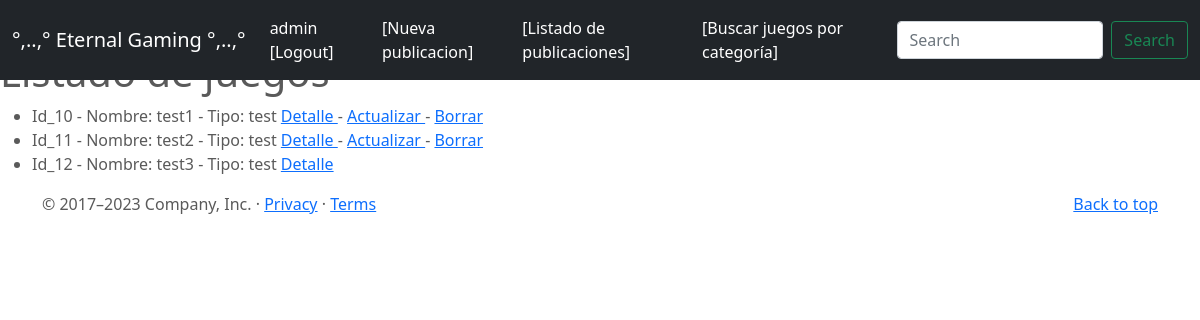
Page /juegos/ (signed in) on the committed database.
### entrega_final_app/models.py (models this page shows, shortened)
class Juegos(models.Model):
    nombre = models.CharField(max_length=50)
    tipo = models.CharField(max_length=50)
    rating = models.CharField(max_length=2)
    categoria = models.CharField(max_length=50)
    opinion = models.TextField(max_length=500)
    publisher = models.ForeignKey(to = User, on_delete=models.CASCADE, related_name="publisher")
    imagen = models.ImageField(upload_to="posts", null=True, blank=True)

### entrega_final_app/views.py (the view)
# urls.py: path('juegos/',mostrar_juegos, name = "juegos"),
def mostrar_juegos(request):
    juegos = Juegos.objects.all()
    total_juegos = len(juegos)
    context = {
        "juegos": juegos,
        "total_juegos":total_juegos,
        "form": JuegosForm(),
    }
    return render(request, "entrega_final_app/juegos.html", context)

### entrega_final_app/forms.py
class JuegosForm (forms.Form):
    nombre = forms.CharField(max_length=50)
    tipo = forms.CharField(max_length=50)
    rating = forms.CharField(max_length=2)
    categoria = forms.CharField(max_length=50)
    opinion = forms.CharField(max_length=100)

### entrega_final_app/templates/entrega_final_app/juegos.html (shortened to what this page needs)
{% extends 'entrega_final_app/base.html'%}
{%block main%}
    <ul>
        {%  for juego in juegos %}
        <li>
            Id_{{juego.id}} - Nombre:  {{juego.nombre}} - Tipo: {{juego.tipo}}
            <a href="{% url 'juegos-detail' juego.id %}"> Detalle </a>
            {% if user.is_authenticated and juego.publisher.id == user.id %}
            -
            <a href="{% url 'juegos-update' juego.id %}"> Actualizar </a>
            -
            <a href="{% url 'juegos-delete' juego.id %}"> Borrar </a>
            {% endif %}
        </li>
        {% endfor %}
    </ul>
{% endblock %}

### entrega_final_app/templates/entrega_final_app/base.html (shortened to what this page needs)
<!DOCTYPE html>
<html lang="en">
<head>
  {% load static %}
<link href="{% static 'entrega_final_app/css/bootstrap.min.css' %}" rel="stylesheet">
    <link href="{% static 'entrega_final_app/css/juegos.css' %}" rel="stylesheet">
  </head>
  <body>
<header>
  <nav class="navbar navbar-expand-md navbar-dark fixed-top bg-dark">
    <div class="container-fluid">
      <a class="navbar-brand" href="{% url 'index' %}">°,..,° Eternal Gaming °,..,°</a>
      <div class="collapse navbar-collapse" id="navbarCollapse">
        <ul class="navbar-nav me-auto mb-2 mb-md-0">
        {% if user.is_authenticated %}
          <li class="nav-item">
            <a class="nav-link active" aria-current="page" href="{% url 'logout' %}">{{user.username}} [Logout]</a>
          </li>
          <li class="nav-item">
            <a class="nav-link active" aria-current="page" href="{% url 'juegos-create' %}">[Nueva publicacion]</a>
        {% endif %}
        </li>
          <li class="nav-item">
            <a class="nav-link active" aria-current="page" href="{% url 'juegos' %}">[Listado de publicaciones]</a>
        </li>
          <li class="nav-item">
            <a class="nav-link active" aria-current="page" href="{% url 'juegos-list' %}">[Buscar juegos por categoría]</a>
          </li>
        </ul>
        <form class="d-flex">
          <input class="form-control me-2" type="search" placeholder="Search" aria-label="Search">
          <button class="btn btn-outline-success" type="submit">Search</button>
        </form>
      </div>
    </div>
  </nav>
</header>
<h1>{% block titulo %}  {% endblock %}</h1>
{% block main %}
{% endblock %}
  <footer class="container">
    <p class="float-end"><a href="https://getbootstrap.com/docs/5.0/examples/juegos/#">Back to top</a></p>
    <p>© 2017–2023 Company, Inc. · <a href="https://getbootstrap.com/docs/5.0/examples/juegos/#">Privacy</a> · <a href="https://getbootstrap.com/docs/5.0/examples/juegos/#">Terms</a></p>
  </footer>
</body></html>

### entrega_final_app/static/entrega_final_app/css/juegos.css (style rules this page uses)
body { padding-top: 3rem; padding-bottom: 3rem; color: #5a5a5a; }

### rows in the picture
Juegos: id "10", nombre "test1", tipo "test", shows "Actualizar"
Juegos: id "11", nombre "test2", tipo "test", shows "Actualizar"
Juegos: id "12", nombre "test3", tipo "test"

### other values in the picture
{{ user.username }} "admin"
